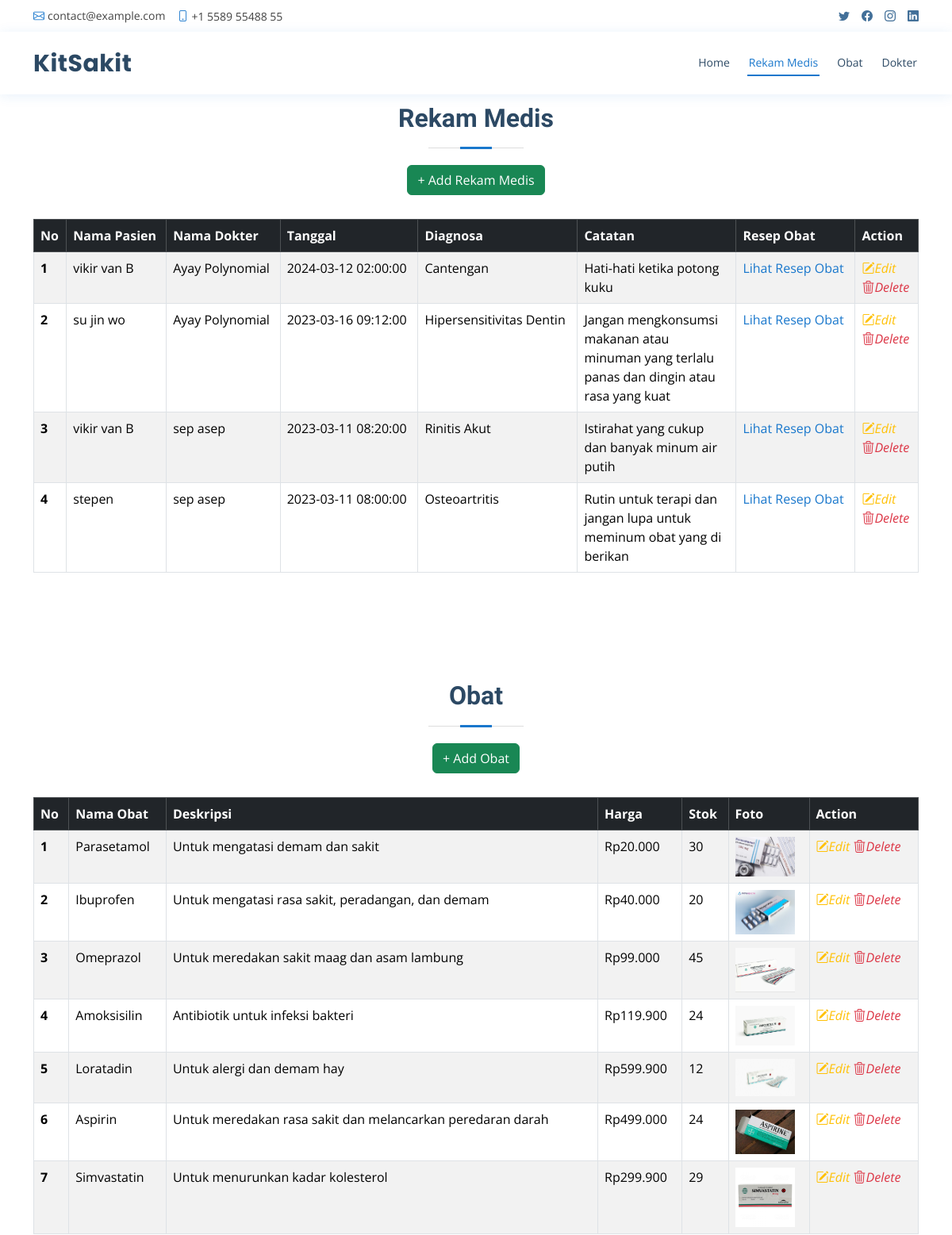
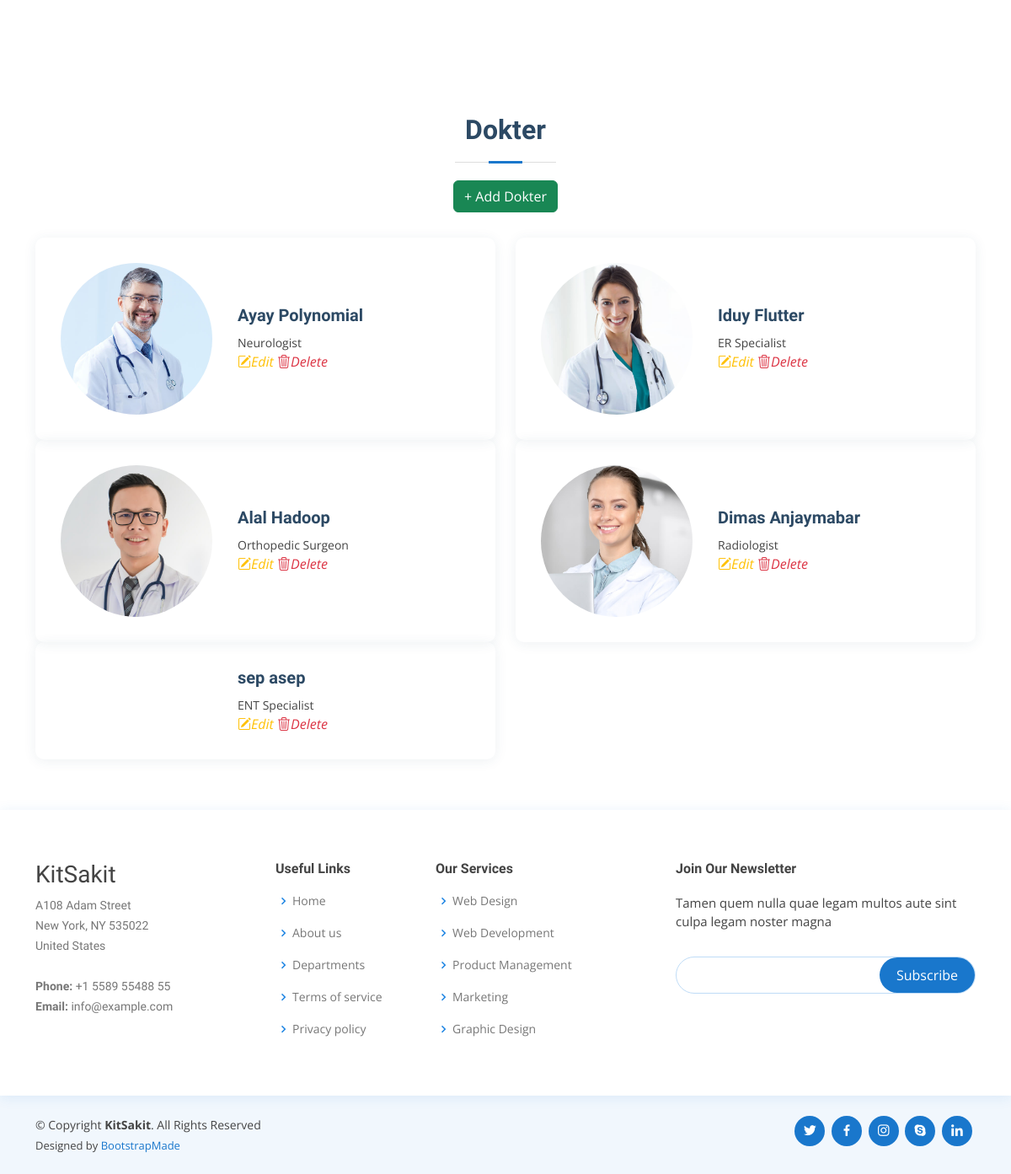
The app's page /admin.php with its own data (2 pictures, top to bottom).
### tables this page shows
CREATE TABLE `rekam_medis`  (
  `id_rekam_medis` int NOT NULL AUTO_INCREMENT,
  `tanggal` datetime NOT NULL,
  `diagnosa` varchar(225) NOT NULL,
  `catatan` varchar(225) NOT NULL,
  `id_dokter` int NOT NULL,
  `id_pasien` int NOT NULL,
  PRIMARY KEY (`id_rekam_medis`) USING BTREE,
  INDEX `id_dokter`(`id_dokter` ASC) USING BTREE,
  INDEX `id_pasien`(`id_pasien` ASC) USING BTREE,
  CONSTRAINT `rekam_medis_ibfk_1` FOREIGN KEY (`id_dokter`) REFERENCES `dokter` (`id_dokter`) ON DELETE CASCADE ON UPDATE RESTRICT,
  CONSTRAINT `rekam_medis_ibfk_2` FOREIGN KEY (`id_pasien`) REFERENCES `pasien` (`id_pasien`) ON DELETE RESTRICT ON UPDATE RESTRICT
);

CREATE TABLE `pasien`  (
  `id_pasien` int NOT NULL AUTO_INCREMENT,
  `nama_pasien` varchar(225) NOT NULL,
  `alamat_pasien` varchar(225) NOT NULL,
  `tanggal_lahir_pasien` date NOT NULL,
  `jenis_kelamin_pasien` char(1) NOT NULL,
  `kontak_pasien` varchar(20) NOT NULL,
  PRIMARY KEY (`id_pasien`) USING BTREE
);

CREATE TABLE `dokter`  (
  `id_dokter` int NOT NULL AUTO_INCREMENT,
  `nama_dokter` varchar(225) NOT NULL,
  `jenis_kelamin_dokter` char(1) NOT NULL,
  `alamat_dokter` varchar(225) NOT NULL,
  `telefon_dokter` varchar(20) NOT NULL,
  `foto` varchar(255) NOT NULL,
  `id_departmen` int NOT NULL,
  PRIMARY KEY (`id_dokter`) USING BTREE,
  INDEX `id_departmen`(`id_departmen` ASC) USING BTREE,
  CONSTRAINT `dokter_ibfk_1` FOREIGN KEY (`id_departmen`) REFERENCES `departmen` (`id_departmen`) ON DELETE RESTRICT ON UPDATE RESTRICT
);

CREATE TABLE `obat`  (
  `id_obat` int NOT NULL AUTO_INCREMENT,
  `nama_obat` varchar(225) NOT NULL,
  `deskripsi` varchar(225) NOT NULL,
  `harga` decimal(10, 2) NULL DEFAULT NULL,
  `stok` int NOT NULL,
  `foto_obat` varchar(255) NOT NULL,
  PRIMARY KEY (`id_obat`) USING BTREE
);

CREATE TABLE `departmen`  (
  `id_departmen` int NOT NULL AUTO_INCREMENT,
  `nama_departmen` varchar(225) NOT NULL,
  `spesialisasi` varchar(255) NOT NULL,
  `lokasi` varchar(225) NOT NULL,
  PRIMARY KEY (`id_departmen`) USING BTREE
);

### function.php (called while the page is built, shortened)
<?php
    include('config.php');
    function readDokter(){
        global $conn;
        $query = "SELECT dokter.*, departmen.spesialisasi FROM dokter INNER JOIN departmen ON dokter.id_departmen = departmen.id_departmen";
        $result = mysqli_query($conn, $query);
        return $result;
    }
    function readRekamMedis(){
        global $conn;
        $query = "SELECT rekam_medis.*, dokter.nama_dokter, pasien.nama_pasien FROM rekam_medis INNER JOIN dokter ON rekam_medis.id_dokter = dokter.id_dokter INNER JOIN pasien ON rekam_medis.id_pasien = pasien.id_pasien ORDER BY tanggal DESC";
        $result = mysqli_query($conn, $query);
        return $result;
    }
    function readObat(){
        global $conn;
        $query = "SELECT * FROM obat";
        $result = mysqli_query($conn, $query);
        return $result;
    }
?>

### admin.php (the view, shortened to what this page needs)
<?php
  include('function.php');
  $listDokter = readDokter();
  $listRekamMedis = readRekamMedis();
  $listObat = readObat();
?>
<!DOCTYPE html>
<html lang="en">
<head>
  <link href="assets/vendor/fontawesome-free/css/all.min.css" rel="stylesheet">
  <link href="assets/vendor/animate.css/animate.min.css" rel="stylesheet">
  <link href="assets/vendor/bootstrap/css/bootstrap.min.css" rel="stylesheet">
  <link href="assets/vendor/bootstrap-icons/bootstrap-icons.css" rel="stylesheet">
  <link href="assets/vendor/boxicons/css/boxicons.min.css" rel="stylesheet">
  <link href="assets/vendor/glightbox/css/glightbox.min.css" rel="stylesheet">
  <link href="assets/vendor/remixicon/remixicon.css" rel="stylesheet">
  <link href="assets/vendor/swiper/swiper-bundle.min.css" rel="stylesheet">
  <link href="assets/css/style.css" rel="stylesheet">
</head>
<body>
  <div id="topbar" class="d-flex align-items-center fixed-top">
    <div class="container d-flex justify-content-between">
      <div class="contact-info d-flex align-items-center">
        <i class="bi bi-envelope"></i> <a href="mailto:contact@example.com">contact@example.com</a>
        <i class="bi bi-phone"></i> +1 5589 55488 55
      </div>
      <div class="d-none d-lg-flex social-links align-items-center">
        <a href="#" class="twitter"><i class="bi bi-twitter"></i></a>
        <a href="#" class="facebook"><i class="bi bi-facebook"></i></a>
        <a href="#" class="instagram"><i class="bi bi-instagram"></i></a>
        <a href="#" class="linkedin"><i class="bi bi-linkedin"></i></i></a>
      </div>
    </div>
  </div>
  <header id="header" class="fixed-top">
    <div class="container d-flex align-items-center">
      <h1 class="logo me-auto"><a href="index.php">KitSakit</a></h1>
      <nav id="navbar" class="navbar order-last order-lg-0">
        <ul>
          <li><a class="nav-link scrollto" href="index.php">Home</a></li>
          <li><a class="nav-link scrollto" href="#rekam_medis">Rekam Medis</a></li>
          <li><a class="nav-link scrollto" href="#obat">Obat</a></li>
          <li><a class="nav-link scrollto" href="#doctors">Dokter</a></li>
        </ul>
      </nav>
    </div>
  </header>
  <main id="main" style="padding-top: 70px;">
    <section id="rekam_medis" class="services">
      <div class="container">
        <div class="section-title">
          <h2>Rekam Medis</h2>
          <a href="addRekamMedis.php" class="btn btn-success">+ Add Rekam Medis</a>
        </div>
        <table class="table table-bordered table-striped table-hover">
            <thead class="table-dark">
                <tr>
                    <th scope="col">No</th>
                    <th scope="col">Nama Pasien</th>
                    <th scope="col">Nama Dokter</th>
                    <th scope="col">Tanggal</th>
                    <th scope="col">Diagnosa</th>
                    <th scope="col" width="200px">Catatan</th>
                    <th scope="col" width="150px">Resep Obat</th>
                    <th scope="col">Action</th>
                </tr>
            </thead>
            <tbody>
            <?php
                $no = 1;
                foreach($listRekamMedis as $rekamMedis){
            ?>
                <tr>
                    <th scope="row"><?= $no ?></td>
                    <td><?= $rekamMedis['nama_pasien'] ?></td>
                    <td><?= $rekamMedis['nama_dokter'] ?></td>
                    <td><?= $rekamMedis['tanggal'] ?></td>
                    <td><?= $rekamMedis['diagnosa'] ?></td>
                    <td><?= $rekamMedis['catatan'] ?></td>
                    <td><a href="resep_obat.php?id=<?= $rekamMedis['id_rekam_medis'] ?>">Lihat Resep Obat</a></td>
                    <td>
                        <a href="editRekamMedis.php?id_rekam_medis=<?=$rekamMedis['id_rekam_medis']?>" class="link-warning"><i class="bi bi-pencil-square">Edit</i></a>
                        <br>
                        <a href="delete.php?id=<?=$rekamMedis['id_rekam_medis']?>&type=3" onclick="return confirm('Yakin Hapus?')" class="link-danger"><i class="bi bi-trash3">Delete</i></a>
                    </td>
                </tr>
            <?php
                $no = $no + 1;
            }
            ?>
            </tbody>
        </table>
      </div>
    </section>
    <section id="obat" class="services">
      <div class="container">
        <div class="section-title">
          <h2>Obat</h2>
          <a href="addObat.php" class="btn btn-success">+ Add Obat</a>
        </div>
        <table class="table table-bordered table-striped table-hover">
            <thead class="table-dark">
                <tr>
                    <th scope="col">No</th>
                    <th scope="col">Nama Obat</th>
                    <th scope="col">Deskripsi</th>
                    <th scope="col">Harga</th>
                    <th scope="col">Stok</th>
                    <th scope="col">Foto</th>
                    <th scope="col">Action</th>
                </tr>
            </thead>
            <tbody>
            <?php
                $no = 1;
                foreach($listObat as $obat){
            ?>
                <tr>
                    <th scope="row"><?= $no ?></td>
                    <td><?= $obat['nama_obat'] ?></td>
                    <td><?= $obat['deskripsi'] ?></td>
                    <td>Rp<?=number_format($obat['harga'],0,"",".")?></td>
                    <td><?= $obat['stok'] ?></td>
                    <td>
                        <div class="gallery-item">
                            <a href="assets/img/obat/<?= $obat['foto_obat'] ?>" class="galelry-lightbox">
                                <img src="assets/img/obat/<?= $obat['foto_obat'] ?>" alt="Obat" width="75px">
                            </a>
                        </div>
                    </td>
                    <td>
                        <a href="editObat.php?id_obat=<?=$obat['id_obat']?>" class="link-warning"><i class="bi bi-pencil-square">Edit</i></a>
                        <a href="delete.php?id=<?=$obat['id_obat']?>&type=2" onclick="return confirm('Yakin Hapus?')" class="link-danger"><i class="bi bi-trash3">Delete</i></a>
                    </td>
                </tr>
            <?php
                $no = $no + 1;
            }
            ?>
            </tbody>
        </table>
      </div>
    </section>
    <section id="doctors" class="doctors section-bg">
      <div class="container">
        <div class="section-title">
          <h2>Dokter</h2>
          <a href="addDokter.php" class="btn btn-success">+ Add Dokter</a>
        </div>
        <div class="row">
          <?php
            foreach($listDokter as $dokter){
          ?>
          <div class="col-lg-6">
            <div class="member d-flex align-items-center">
              <div class="pic"><img src="assets/img/doctors/<?= $dokter['foto'] ?>" class="img-fluid" alt=""></div>
              <div class="member-info">
                <h4><?= $dokter['nama_dokter'] ?></h4>
                <p><?= $dokter['spesialisasi'] ?></p>
                <a href="editDokter.php?id_dokter=<?=$dokter['id_dokter']?>" class="link-warning"><i class="bi bi-pencil-square">Edit</i></a>
                <a href="delete.php?id=<?=$dokter['id_dokter']?>&type=1" onclick="return confirm('Yakin Hapus?')" class="link-danger"><i class="bi bi-trash3">Delete</i></a>
              </div>
            </div>
          </div>
          <?php
            }
          ?>
        </div>
      </div>
    </section>
  </main>
  <footer id="footer">
    <div class="footer-top">
      <div class="container">
        <div class="row">
          <div class="col-lg-3 col-md-6 footer-contact">
            <h3>KitSakit</h3>
            <p>
              A108 Adam Street <br>
              New York, NY 535022<br>
              United States <br><br>
              <strong>Phone:</strong> +1 5589 55488 55<br>
              <strong>Email:</strong> info@example.com<br>
            </p>
          </div>
          <div class="col-lg-2 col-md-6 footer-links">
            <h4>Useful Links</h4>
            <ul>
              <li><i class="bx bx-chevron-right"></i> <a href="#">Home</a></li>
              <li><i class="bx bx-chevron-right"></i> <a href="#">About us</a></li>
              <li><i class="bx bx-chevron-right"></i> <a href="#">Departments</a></li>
              <li><i class="bx bx-chevron-right"></i> <a href="#">Terms of service</a></li>
              <li><i class="bx bx-chevron-right"></i> <a href="#">Privacy policy</a></li>
            </ul>
          </div>
          <div class="col-lg-3 col-md-6 footer-links">
            <h4>Our Services</h4>
            <ul>
              <li><i class="bx bx-chevron-right"></i> <a href="#">Web Design</a></li>
              <li><i class="bx bx-chevron-right"></i> <a href="#">Web Development</a></li>
              <li><i class="bx bx-chevron-right"></i> <a href="#">Product Management</a></li>
              <li><i class="bx bx-chevron-right"></i> <a href="#">Marketing</a></li>
              <li><i class="bx bx-chevron-right"></i> <a href="#">Graphic Design</a></li>
            </ul>
          </div>
          <div class="col-lg-4 col-md-6 footer-newsletter">
            <h4>Join Our Newsletter</h4>
            <p>Tamen quem nulla quae legam multos aute sint culpa legam noster magna</p>
            <form action="" method="post">
              <input type="email" name="email"><input type="submit" value="Subscribe">
            </form>
          </div>
        </div>
      </div>
    </div>
    <div class="container d-md-flex py-4">
      <div class="me-md-auto text-center text-md-start">
        <div class="copyright">
          &copy; Copyright <strong><span>KitSakit</span></strong>. All Rights Reserved
        </div>
        <div class="credits">
          Designed by <a href="https://bootstrapmade.com/">BootstrapMade</a>
        </div>
      </div>
      <div class="social-links text-center text-md-right pt-3 pt-md-0">
        <a href="#" class="twitter"><i class="bx bxl-twitter"></i></a>
        <a href="#" class="facebook"><i class="bx bxl-facebook"></i></a>
        <a href="#" class="instagram"><i class="bx bxl-instagram"></i></a>
        <a href="#" class="google-plus"><i class="bx bxl-skype"></i></a>
        <a href="#" class="linkedin"><i class="bx bxl-linkedin"></i></a>
      </div>
    </div>
  </footer>
</body>
</html>

### records on screen
rekam_medis: id_pasien.nama_pasien "vikir van B", id_dokter.nama_dokter "Ayay Polynomial", tanggal "2024-03-12 02:00:00", diagnosa "Cantengan", catatan "Hati-hati ketika potong kuku"
rekam_medis: id_pasien.nama_pasien "su jin wo", id_dokter.nama_dokter "Ayay Polynomial", tanggal "2023-03-16 09:12:00", diagnosa "Hipersensitivitas Dentin", catatan "Jangan mengkonsumsi makanan atau minuman yang terlalu panas dan dingin atau rasa yang kuat"
rekam_medis: id_pasien.nama_pasien "vikir van B", id_dokter.nama_dokter "sep asep", tanggal "2023-03-11 08:20:00", diagnosa "Rinitis Akut", catatan "Istirahat yang cukup dan banyak minum air putih"
rekam_medis: id_pasien.nama_pasien "stepen", id_dokter.nama_dokter "sep asep", tanggal "2023-03-11 08:00:00", diagnosa "Osteoartritis", catatan "Rutin untuk terapi dan jangan lupa untuk meminum obat yang di berikan"
obat: nama_obat "Parasetamol", deskripsi "Untuk mengatasi demam dan sakit", harga "20.000", stok "30", foto_obat (picture)
obat: nama_obat "Ibuprofen", deskripsi "Untuk mengatasi rasa sakit, peradangan, dan demam", harga "40.000", stok "20", foto_obat (picture)
obat: nama_obat "Omeprazol", deskripsi "Untuk meredakan sakit maag dan asam lambung", harga "99.000", stok "45", foto_obat (picture)
obat: nama_obat "Amoksisilin", deskripsi "Antibiotik untuk infeksi bakteri", harga "119.900", stok "24", foto_obat (picture)
obat: nama_obat "Loratadin", deskripsi "Untuk alergi dan demam hay", harga "599.900", stok "12", foto_obat (picture)
obat: nama_obat "Aspirin", deskripsi "Untuk meredakan rasa sakit dan melancarkan peredaran darah", harga "499.000", stok "24", foto_obat (picture)
obat: nama_obat "Simvastatin", deskripsi "Untuk menurunkan kadar kolesterol", harga "299.900", stok "29", foto_obat (picture)
dokter: foto (picture), nama_dokter "Ayay Polynomial", id_departmen.spesialisasi "Neurologist"
dokter: foto (picture), nama_dokter "Iduy Flutter", id_departmen.spesialisasi "ER Specialist"
dokter: foto (picture), nama_dokter "Alal Hadoop", id_departmen.spesialisasi "Orthopedic Surgeon"
dokter: foto (picture), nama_dokter "Dimas Anjaymabar", id_departmen.spesialisasi "Radiologist"
dokter: nama_dokter "sep asep", id_departmen.spesialisasi "ENT Specialist"
